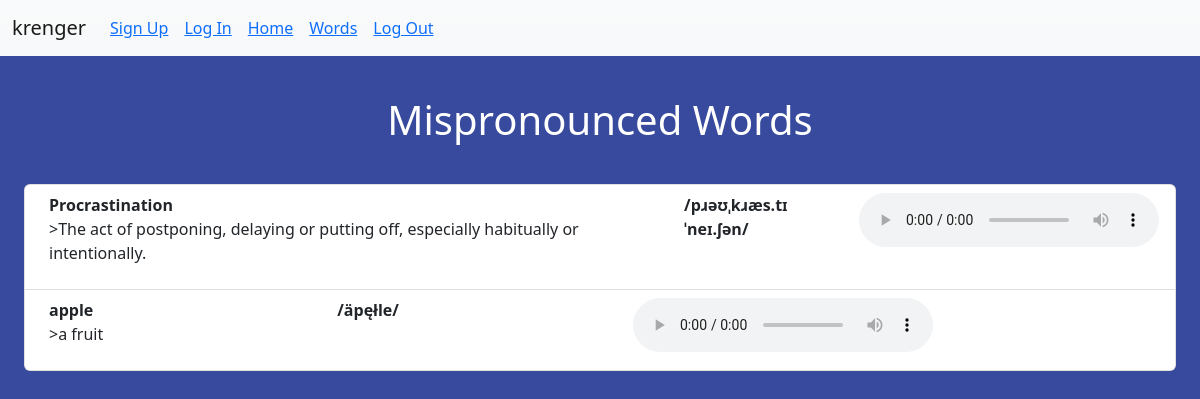
The page /history/ (signed in) on the database as committed earlier.
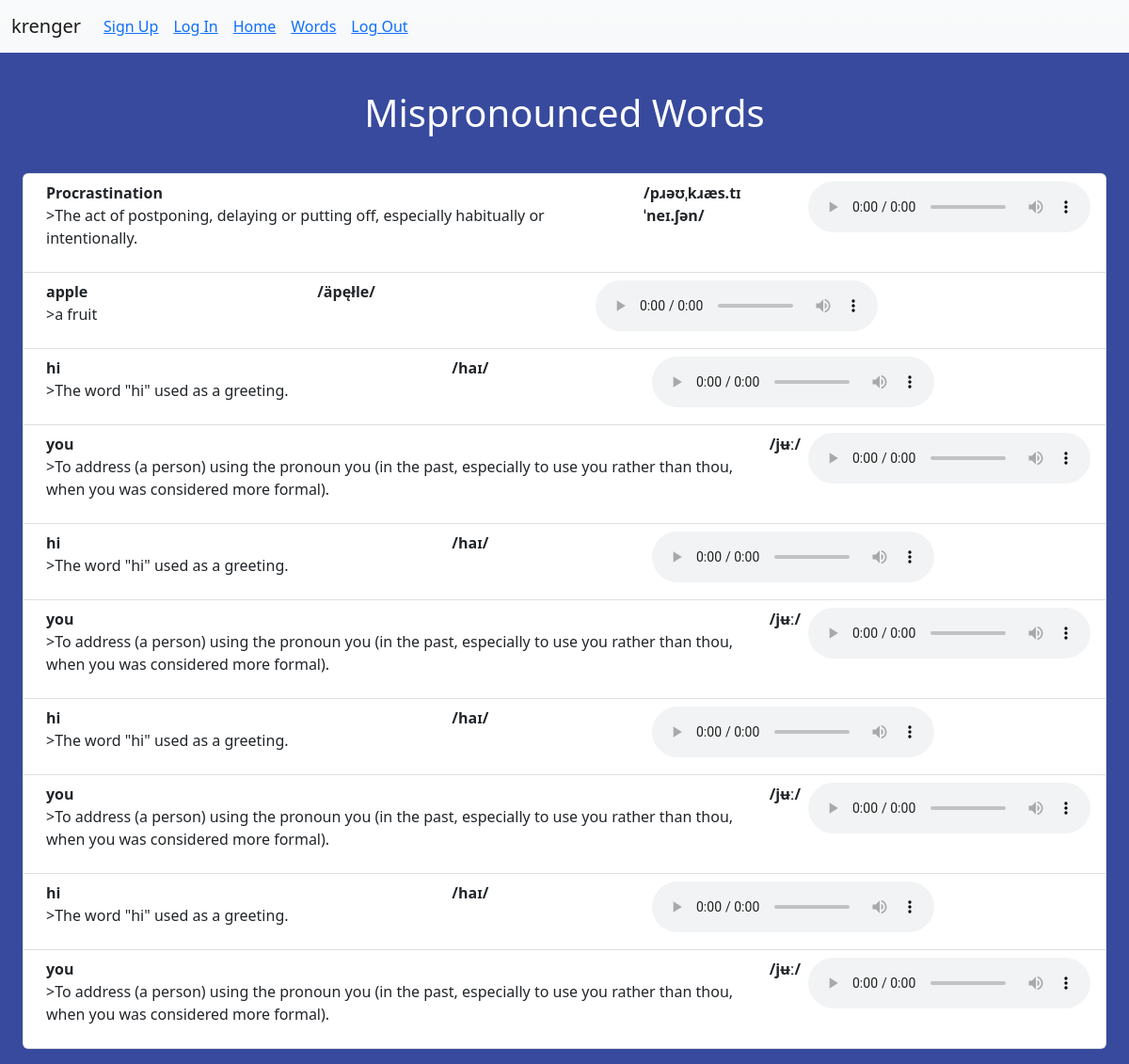
The same page on the database as committed later.
### krenger/models.py (models this page shows, shortened)
class WordCard(models.Model):
    name = models.CharField(max_length=100)
    pronunc = models.FileField()
    textPr = models.CharField(max_length=5120)
    define = models.CharField(max_length = 1000)
    user = models.ForeignKey(User,on_delete=models.CASCADE,default=False)

### krenger/views.py (the view, shortened to what this page needs)
# urls.py: path('history/',WordCardView.as_view(),name='archive'),
class WordCardView(ListView):
    model = WordCard
    template_name="krenger/templates/wordcard_list.html"
    def get_queryset(self):
        try:
            return WordCard.objects.filter(user=self.request.user)
        except:
            return HttpResponseRedirect(reverse('user:signup'))

### krenger/templates/wordcard_list.html
{%extends "base.html"%}
{%block content%}
<h1 class="m-3 p-4 text-center text-white">Mispronounced Words</h1>
<ol class="list-group mb-3">
    {% for wordCard in object_list %}
        <li class="list-group-item d-flex justify-content-between align-items-start mx-4">
            <div class="ms-2 me-auto">
                <div class="fw-bold">{{wordCard.name}}</div>
                <p>>{{wordCard.define}}</p>
            </div>
            <div class="ms-2 me-auto">
                <div class="fw-bold">{{wordCard.textPr}}</div>
            </div>
            <div class="ms-2 me-auto">
                <audio controls name="media">
                    <source src="{{wordCard.pronunc}}" type="audio/mpeg">
                </audio>
            </div>
        </li>
    {%empty%}
        <li>none</li>
    {%endfor%}
</ol>
{% endblock content%}

### krenger/templates/base.html (shortened to what this page needs)
<!DOCTYPE html>
<html>
    <head>
        {%load static%}
        <link href="https://cdn.jsdelivr.net/npm/bootstrap@5.2.2/dist/css/bootstrap.min.css" rel="stylesheet">
    </head>
    <body style="background-color:rgb(55, 74, 157)">
      <nav class="navbar navbar-expand-lg text-dark bg-gradient bg-light ">
          <div class="container-fluid">
              <a class="navbar-brand" href="{%url 'krenger:home'%}">krenger</a>
              <div class="collapse navbar-collapse"id="navbarNav">
                <ul class="navbar-nav me-auto">
                  <li class="nav-item mx-2">
                    <a class="nav-link-active"href="{%url 'user:signup'%}">Sign Up</a>
                  </li>
                  <li class="nav-item mx-2">
                    <a class="nav-link-active"href="{%url 'user:login'%}">Log In</a>
                  </li>
                  <li class="nav-item mx-2">
                    <a class="nav-link-active"href="{%url 'krenger:home'%}">Home</a>
                  </li>
                  <li class="nav-item mx-2">
                    <a class="nav-link-active"href="{%url 'krenger:archive'%}">Words</a>
                  </li>
                  <li class="nav-item mx-2">
                    <a class="nav-link-active"href="{%url 'user:logout'%}">Log Out</a>
                  </li>
                </ul>
              </div>
          </div>
      </nav>
      {%block content%}
      {%endblock%}
  </body>

Rows that differ between the two databases and show on the page:
added WordCard: name "hi", define "The word \"hi\" used as a greeting.", textPr "/haɪ/"
added WordCard: name "you", define "To address (a person) using the pronoun you (in the past, especially to use you rather than thou, when you was considered more formal).", textPr "/jʉː/"
added WordCard: name "hi", define "The word \"hi\" used as a greeting.", textPr "/haɪ/"
added WordCard: name "you", define "To address (a person) using the pronoun you (in the past, especially to use you rather than thou, when you was considered more formal).", textPr "/jʉː/"
added WordCard: name "hi", define "The word \"hi\" used as a greeting.", textPr "/haɪ/"
added WordCard: name "you", define "To address (a person) using the pronoun you (in the past, especially to use you rather than thou, when you was considered more formal).", textPr "/jʉː/"
added WordCard: name "hi", define "The word \"hi\" used as a greeting.", textPr "/haɪ/"
added WordCard: name "you", define "To address (a person) using the pronoun you (in the past, especially to use you rather than thou, when you was considered more formal).", textPr "/jʉː/"
